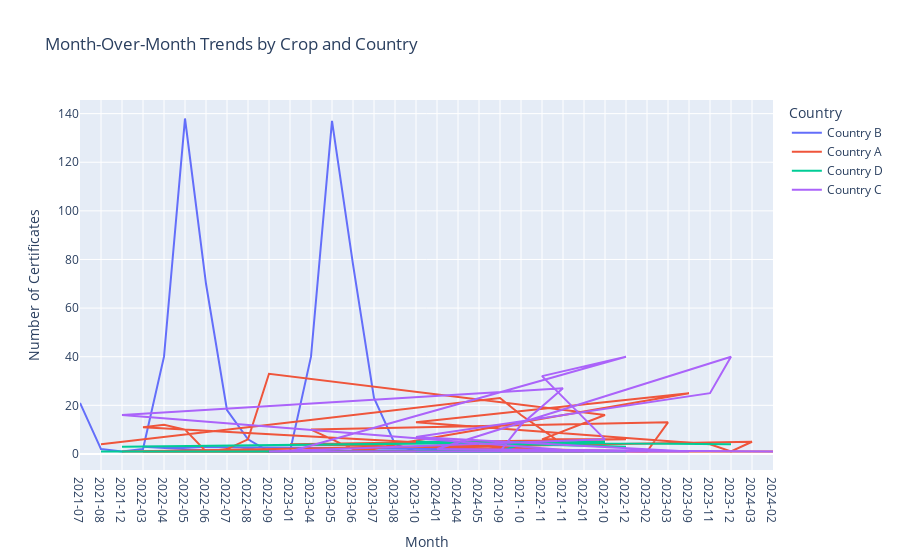

Notebook cell for this chart:
### Code cell
mom_data = merged_data.groupby(['Month Issued', 'Crop', 'Country']).size().reset_index(name='Count')

# Create an interactive line plot with Plotly
fig = px.line(mom_data, x='Month Issued', y='Count', color='Country', line_group='Crop', 
              line_shape='linear', hover_name='Crop', title='Month-Over-Month Trends by Crop and Country')
fig.update_layout(xaxis_title='Month', yaxis_title='Number of Certificates', legend_title='Country', xaxis={'type': 'category'})
fig.show()

### Figure 1 — Plotly figure (JSON) as saved in the notebook; plotly's stock layout.template omitted (floating-point values rounded to 4 significant figures)
{"data": [{"hovertemplate": "<b>%{hovertext}</b><br><br>Country=Country B<br>Crop=Coffee<br>Month Issued=%{x}<br>Count=%{y}<extra></extra>", "hovertext": ["Coffee", "Coffee", "Coffee", "Coffee", "Coffee", "Coffee", "Coffee", "Coffee", "Coffee", "Coffee", "Coffee", "Coffee", "Coffee", "Coffee", "Coffee", "Coffee", "Coffee", "Coffee", "Coffee", "Coffee"], "legendgroup": "Country B", "line": {"color": "#636efa", "dash": "solid", "shape": "linear"}, "marker": {"symbol": "circle"}, "mode": "lines", "name": "Country B", "orientation": "v", "showlegend": true, "type": "scatter", "x": ["2021-07", "2021-08", "2021-12", "2022-03", "2022-04", "2022-05", "2022-06", "2022-07", "2022-08", "2022-09", "2023-01", "2023-04", "2023-05", "2023-06", "2023-07", "2023-08", "2023-10", "2024-01", "2024-04", "2024-05"], "xaxis": "x", "y": [21, 2, 1, 2, 40, 138, 70, 18, 6, 1, 1, 40, 137, 78, 23, 4, 1, 1, 4, 4], "yaxis": "y"}, {"hovertemplate": "<b>%{hovertext}</b><br><br>Country=Country B<br>Crop=Cocoa<br>Month Issued=%{x}<br>Count=%{y}<extra></extra>", "hovertext": ["Cocoa", "Cocoa", "Cocoa", "Cocoa", "Cocoa", "Cocoa", "Cocoa", "Cocoa", "Cocoa"], "legendgroup": "Country B", "line": {"color": "#636efa", "dash": "solid", "shape": "linear"}, "marker": {"symbol": "circle"}, "mode": "lines", "name": "Country B", "orientation": "v", "showlegend": false, "type": "scatter", "x": ["2021-09", "2021-10", "2022-03", "2022-07", "2022-08", "2022-09", "2022-11", "2023-07", "2023-08"], "xaxis": "x", "y": [1, 2, 3, 1, 2, 1, 2, 1, 1], "yaxis": "y"}, {"hovertemplate": "<b>%{hovertext}</b><br><br>Country=Country A<br>Crop=Coffee<br>Month Issued=%{x}<br>Count=%{y}<extra></extra>", "hovertext": ["Coffee", "Coffee", "Coffee", "Coffee", "Coffee", "Coffee", "Coffee", "Coffee", "Coffee", "Coffee", "Coffee", "Coffee", "Coffee", "Coffee", "Coffee", "Coffee", "Coffee", "Coffee", "Coffee", "Coffee", "Coffee", "Coffee", "Coffee", "Coffee", "Coffee", "Coffee", "Coffee", "Coffee", "Coffee", "Coffee", "Coffee"], "legendgroup": "Country A", "line": {"color": "#EF553B", "dash": "solid", "shape": "linear"}, "marker": {"symbol": "circle"}, "mode": "lines", "name": "Country A", "orientation": "v", "showlegend": true, "type": "scatter", "x": ["2021-08", "2021-09", "2021-10", "2021-11", "2021-12", "2022-01", "2022-03", "2022-04", "2022-05", "2022-06", "2022-07", "2022-08", "2022-09", "2022-10", "2022-11", "2022-12", "2023-01", "2023-02", "2023-03", "2023-04", "2023-05", "2023-06", "2023-07", "2023-08", "2023-09", "2023-10", "2023-11", "2023-12", "2024-03", "2024-04", "2024-05"], "xaxis": "x", "y": [4, 23, 16, 4, 1, 1, 11, 12, 10, 1, 2, 6, 33, 16, 6, 6, 4, 1, 13, 10, 6, 2, 2, 4, 25, 13, 4, 1, 5, 3, 1], "yaxis": "y"}, {"hovertemplate": "<b>%{hovertext}</b><br><br>Country=Country A<br>Crop=Cocoa<br>Month Issued=%{x}<br>Count=%{y}<extra></extra>", "hovertext": ["Cocoa", "Cocoa", "Cocoa", "Cocoa"], "legendgroup": "Country A", "line": {"color": "#EF553B", "dash": "solid", "shape": "linear"}, "marker": {"symbol": "circle"}, "mode": "lines", "name": "Country A", "orientation": "v", "showlegend": false, "type": "scatter", "x": ["2022-03", "2022-07", "2023-01", "2023-07"], "xaxis": "x", "y": [1, 1, 1, 1], "yaxis": "y"}, {"hovertemplate": "<b>%{hovertext}</b><br><br>Country=Country A<br>Crop=Tea<br>Month Issued=%{x}<br>Count=%{y}<extra></extra>", "hovertext": ["Tea", "Tea", "Tea"], "legendgroup": "Country A", "line": {"color": "#EF553B", "dash": "solid", "shape": "linear"}, "marker": {"symbol": "circle"}, "mode": "lines", "name": "Country A", "orientation": "v", "showlegend": false, "type": "scatter", "x": ["2022-01", "2023-01", "2024-02"], "xaxis": "x", "y": [1, 1, 1], "yaxis": "y"}, {"hovertemplate": "<b>%{hovertext}</b><br><br>Country=Country D<br>Crop=Coffee<br>Month Issued=%{x}<br>Count=%{y}<extra></extra>", "hovertext": ["Coffee", "Coffee", "Coffee", "Coffee", "Coffee", "Coffee", "Coffee", "Coffee", "Coffee", "Coffee", "Coffee"], "legendgroup": "Country D", "line": {"color": "#00cc96", "dash": "solid", "shape": "linear"}, "marker": {"symbol": "circle"}, "mode": "lines", "name": "Country D", "orientation": "v", "showlegend": true, "type": "scatter", "x": ["2021-08", "2021-09", "2021-10", "2021-11", "2021-12", "2022-10", "2022-11", "2022-12", "2023-10", "2023-11", "2023-12"], "xaxis": "x", "y": [1, 1, 4, 5, 3, 5, 4, 3, 5, 4, 4], "yaxis": "y"}, {"hovertemplate": "<b>%{hovertext}</b><br><br>Country=Country D<br>Crop=Cocoa<br>Month Issued=%{x}<br>Count=%{y}<extra></extra>", "hovertext": ["Cocoa", "Cocoa", "Cocoa", "Cocoa"], "legendgroup": "Country D", "line": {"color": "#00cc96", "dash": "solid", "shape": "linear"}, "marker": {"symbol": "circle"}, "mode": "lines", "name": "Country D", "orientation": "v", "showlegend": false, "type": "scatter", "x": ["2021-10", "2022-10", "2022-12", "2023-10"], "xaxis": "x", "y": [1, 1, 1, 1], "yaxis": "y"}, {"hovertemplate": "<b>%{hovertext}</b><br><br>Country=Country C<br>Crop=Coffee<br>Month Issued=%{x}<br>Count=%{y}<extra></extra>", "hovertext": ["Coffee", "Coffee", "Coffee", "Coffee", "Coffee", "Coffee", "Coffee", "Coffee", "Coffee", "Coffee", "Coffee", "Coffee", "Coffee", "Coffee", "Coffee", "Coffee"], "legendgroup": "Country C", "line": {"color": "#ab63fa", "dash": "solid", "shape": "linear"}, "marker": {"symbol": "circle"}, "mode": "lines", "name": "Country C", "orientation": "v", "showlegend": true, "type": "scatter", "x": ["2021-09", "2021-10", "2021-11", "2021-12", "2022-01", "2022-09", "2022-10", "2022-11", "2022-12", "2023-01", "2023-09", "2023-10", "2023-11", "2023-12", "2024-01", "2024-02"], "xaxis": "x", "y": [1, 12, 27, 16, 1, 1, 6, 32, 40, 1, 1, 7, 25, 40, 2, 1], "yaxis": "y"}], "layout": {"legend": {"title": {"text": "Country"}, "tracegroupgap": 0}, "title": {"text": "Month-Over-Month Trends by Crop and Country"}, "xaxis": {"anchor": "y", "domain": [0, 1], "title": {"text": "Month"}, "type": "category"}, "yaxis": {"anchor": "x", "domain": [0, 1], "title": {"text": "Number of Certificates"}}}}
